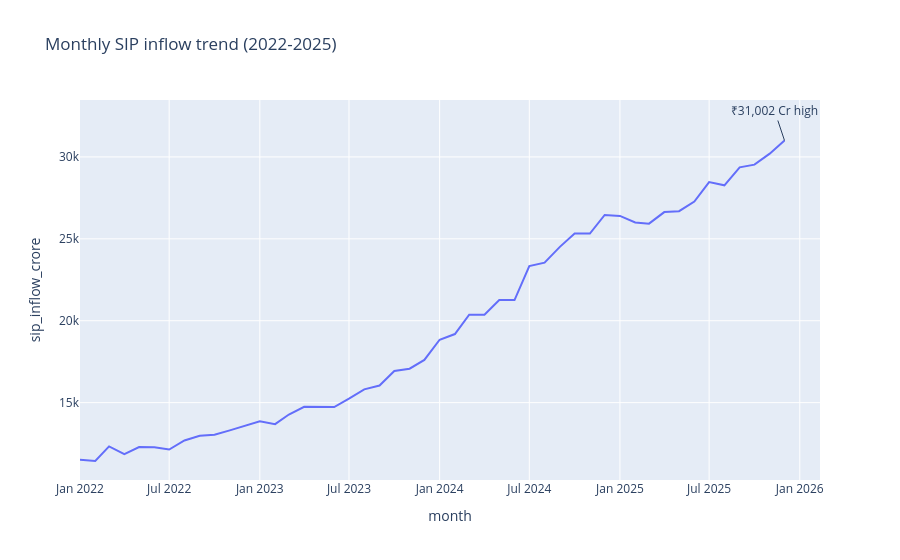

The code cell stored with this chart in its notebook:
### Markdown cell above
## 3. SIP inflow time-series

### Code cell
sip_date_col = [c for c in sip.columns if 'month' in c or 'date' in c][0]
sip_val_col = [c for c in sip.columns if c != sip_date_col][0]
sip[sip_date_col] = pd.to_datetime(sip[sip_date_col], errors='coerce')
sip[sip_val_col] = pd.to_numeric(sip[sip_val_col], errors='coerce')
fig = px.line(sip, x=sip_date_col, y=sip_val_col, title='Monthly SIP inflow trend (2022-2025)')
mx = sip[sip_val_col].max()
mxdt = sip.loc[sip[sip_val_col].idxmax(), sip_date_col]
fig.add_annotation(x=mxdt, y=mx, text='₹31,002 Cr high', showarrow=True)
fig.show()
try:
    fig.write_image(output_dir / 'sip_inflow_trend.png')
except Exception as e:
    print('PNG export skipped:', e)
